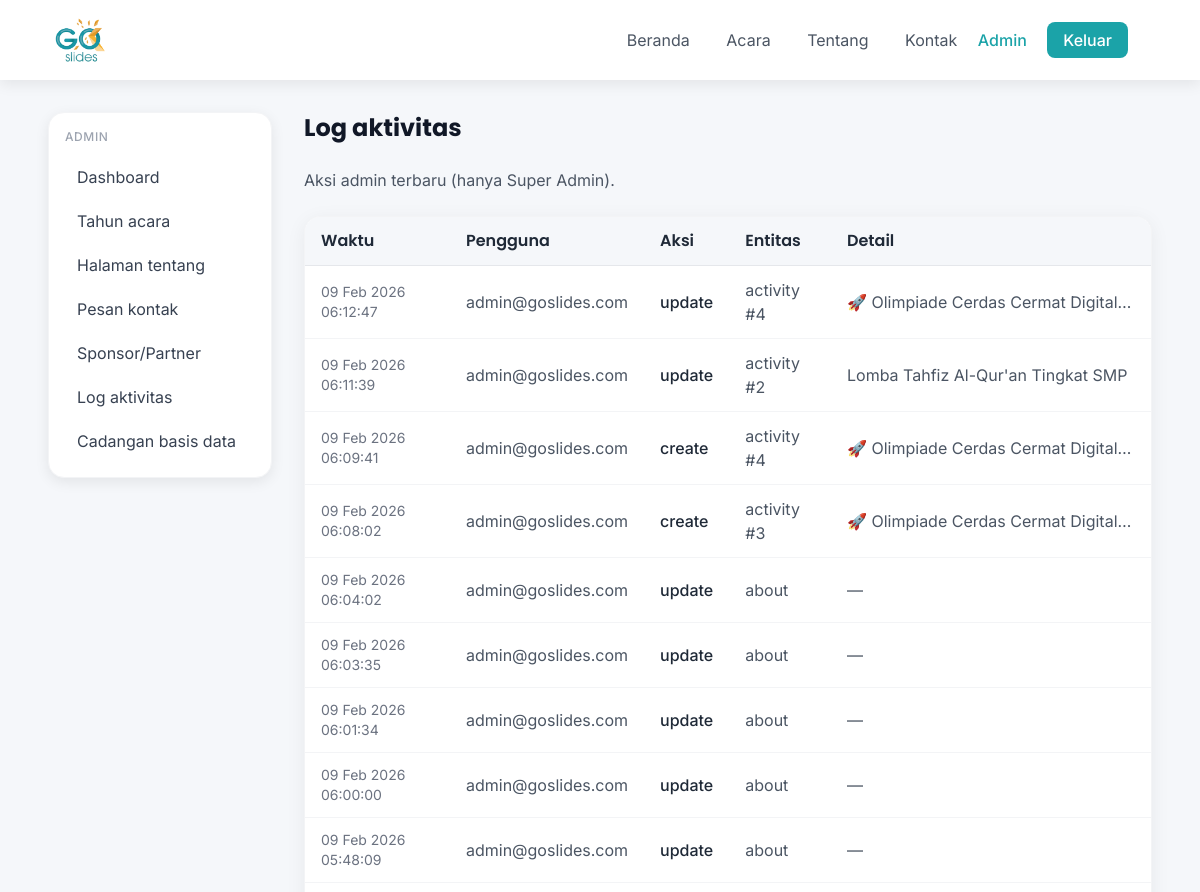
Page /admin/activity-log (signed in, upper part) on the earlier database version.
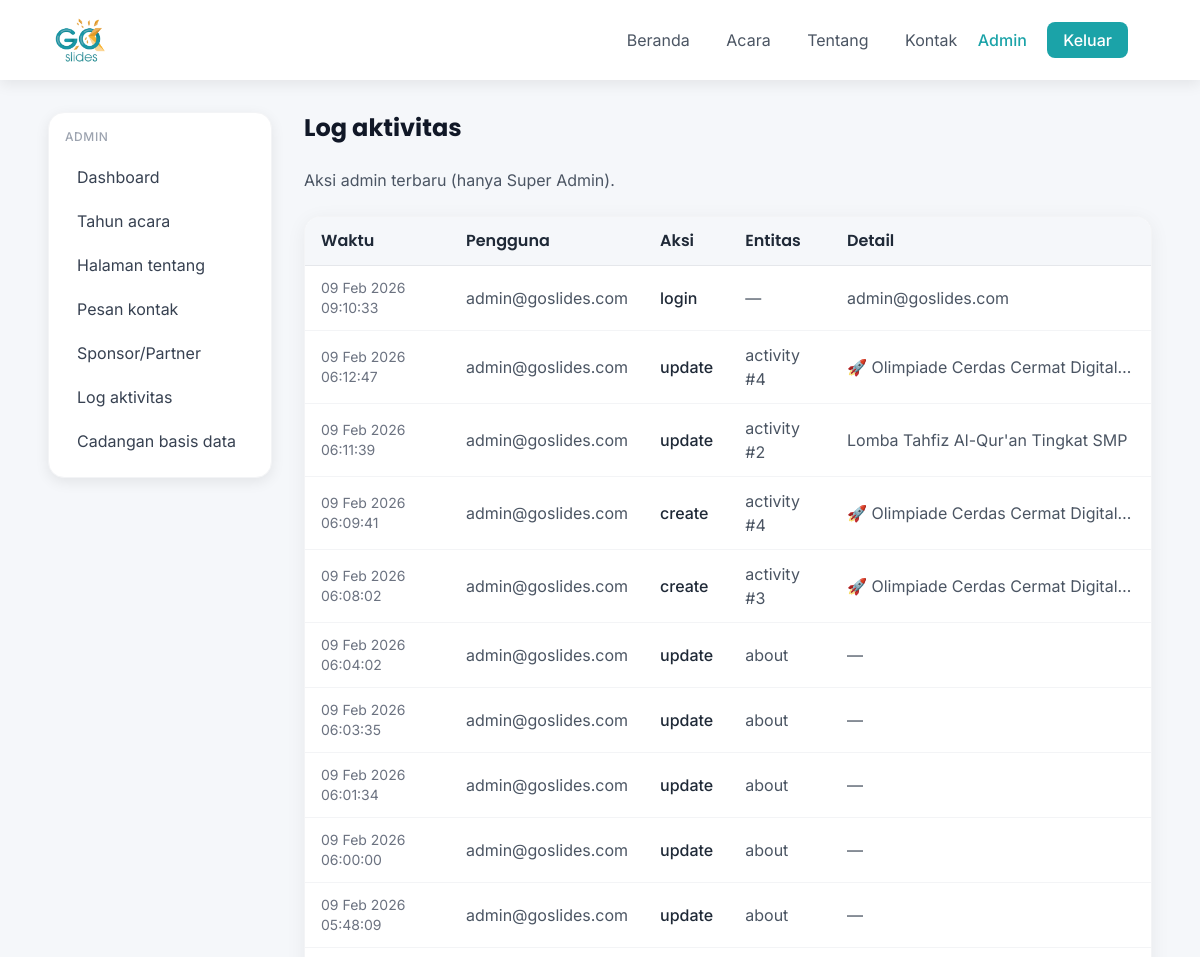
Same page on the later database version.
### app/models/__init__.py (models this page shows, shortened)
class ActivityLog(db.Model):
    __tablename__ = "activity_log"
    id = db.Column(db.Integer, primary_key=True)
    user_id = db.Column(db.Integer, db.ForeignKey("users.id", ondelete="SET NULL"), nullable=True)
    action = db.Column(db.String(64), nullable=False)  # create, update, delete, login, etc.
    entity_type = db.Column(db.String(64), nullable=True)  # year, activity, registrant, about, etc.
    entity_id = db.Column(db.String(64), nullable=True)
    details = db.Column(db.Text, nullable=True)  # JSON or short description
    created_at = db.Column(db.DateTime, server_default=db.func.now())
    user = db.relationship("User", backref="activity_logs")

class User(UserMixin, db.Model):
    __tablename__ = "users"
    id = db.Column(db.Integer, primary_key=True)
    name = db.Column(db.String(128), nullable=False)
    email = db.Column(db.String(255), nullable=False, unique=True)
    password = db.Column(db.String(255), nullable=False)
    role = db.Column(db.String(32), nullable=False, default=ROLE_OPERATOR)
    created_at = db.Column(db.DateTime, server_default=db.func.now())
    @property
    def is_super_admin(self):
        return self.role == ROLE_SUPER_ADMIN

### app/routes/admin.py (the view)
@admin_bp.route("/activity-log", methods=["GET"])
@login_required
@super_admin_required
def activity_log():
    logs = get_recent_logs(limit=100)
    return render_template("admin/activity_log.html", logs=logs)

### app/services/activity_log_service.py (called while the page is built)
def get_recent_logs(limit=50):
    return ActivityLog.query.order_by(ActivityLog.created_at.desc()).limit(limit).all()

### app/templates/admin/activity_log.html (shortened to what this page needs)
{% extends "admin/base_admin.html" %}
{% block admin_content %}
<h1 class="font-heading font-bold text-2xl text-gray-900 mb-6">Log aktivitas</h1>
<p class="text-gray-600 mb-6">Aksi admin terbaru (hanya Super Admin).</p>
<div class="bg-white rounded-2xl shadow-card border border-gray-100 overflow-hidden">
  <div class="overflow-x-auto">
    <table class="w-full">
      <thead class="bg-bg border-b border-gray-200">
        <tr>
          <th class="text-left py-3 px-4 font-heading font-semibold text-gray-800">Waktu</th>
          <th class="text-left py-3 px-4 font-heading font-semibold text-gray-800">Pengguna</th>
          <th class="text-left py-3 px-4 font-heading font-semibold text-gray-800">Aksi</th>
          <th class="text-left py-3 px-4 font-heading font-semibold text-gray-800">Entitas</th>
          <th class="text-left py-3 px-4 font-heading font-semibold text-gray-800">Detail</th>
        </tr>
      </thead>
      <tbody>
        {% for log in logs %}
        <tr class="border-b border-gray-100 hover:bg-bg/50">
          <td class="py-3 px-4 text-sm text-gray-500">{{ log.created_at.strftime('%d %b %Y %H:%M:%S') if log.created_at else '—' }}</td>
          <td class="py-3 px-4 text-gray-600">{{ log.user.email if log.user else '—' }}</td>
          <td class="py-3 px-4 font-medium">{{ log.action }}</td>
          <td class="py-3 px-4 text-gray-600">{{ log.entity_type or '—' }}{% if log.entity_id %} #{{ log.entity_id }}{% endif %}</td>
          <td class="py-3 px-4 text-gray-600 max-w-xs truncate">{{ log.details or '—' }}</td>
        </tr>
        {% endfor %}
      </tbody>
    </table>
  </div>
</div>
{% endblock %}

Differences in the rows shown:
added ActivityLog: created_at "09 Feb 2026 09:10:33", user "admin@goslides.com", action "login", entity_type "—", details "admin@goslides.com"
